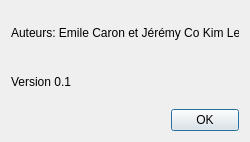
<?xml version="1.0" encoding="UTF-8"?>
<ui version="4.0">
 <class>Dialog</class>
 <widget class="QDialog" name="Dialog">
  <property name="geometry">
   <rect>
    <x>0</x>
    <y>0</y>
    <width>250</width>
    <height>142</height>
   </rect>
  </property>
  <property name="sizePolicy">
   <sizepolicy hsizetype="Fixed" vsizetype="Fixed">
    <horstretch>0</horstretch>
    <verstretch>0</verstretch>
   </sizepolicy>
  </property>
  <property name="minimumSize">
   <size>
    <width>250</width>
    <height>142</height>
   </size>
  </property>
  <property name="maximumSize">
   <size>
    <width>250</width>
    <height>149</height>
   </size>
  </property>
  <property name="windowTitle">
   <string>A propos</string>
  </property>
  <layout class="QGridLayout" name="gridLayout">
   <property name="horizontalSpacing">
    <number>100</number>
   </property>
   <item row="1" column="0">
    <widget class="QLabel" name="label_2">
     <property name="text">
      <string>Version 0.1</string>
     </property>
    </widget>
   </item>
   <item row="2" column="1">
    <widget class="QPushButton" name="pushButton">
     <property name="text">
      <string>OK</string>
     </property>
    </widget>
   </item>
   <item row="0" column="0" colspan="2">
    <widget class="QLabel" name="label">
     <property name="text">
      <string>Auteurs: Emile Caron et Jérémy Co Kim Len</string>
     </property>
    </widget>
   </item>
  </layout>
 </widget>
 <resources/>
 <connections>
  <connection>
   <sender>pushButton</sender>
   <signal>clicked()</signal>
   <receiver>Dialog</receiver>
   <slot>close()</slot>
   <hints>
    <hint type="sourcelabel">
     <x>317</x>
     <y>261</y>
    </hint>
    <hint type="destinationlabel">
     <x>199</x>
     <y>149</y>
    </hint>
   </hints>
  </connection>
 </connections>
</ui>
